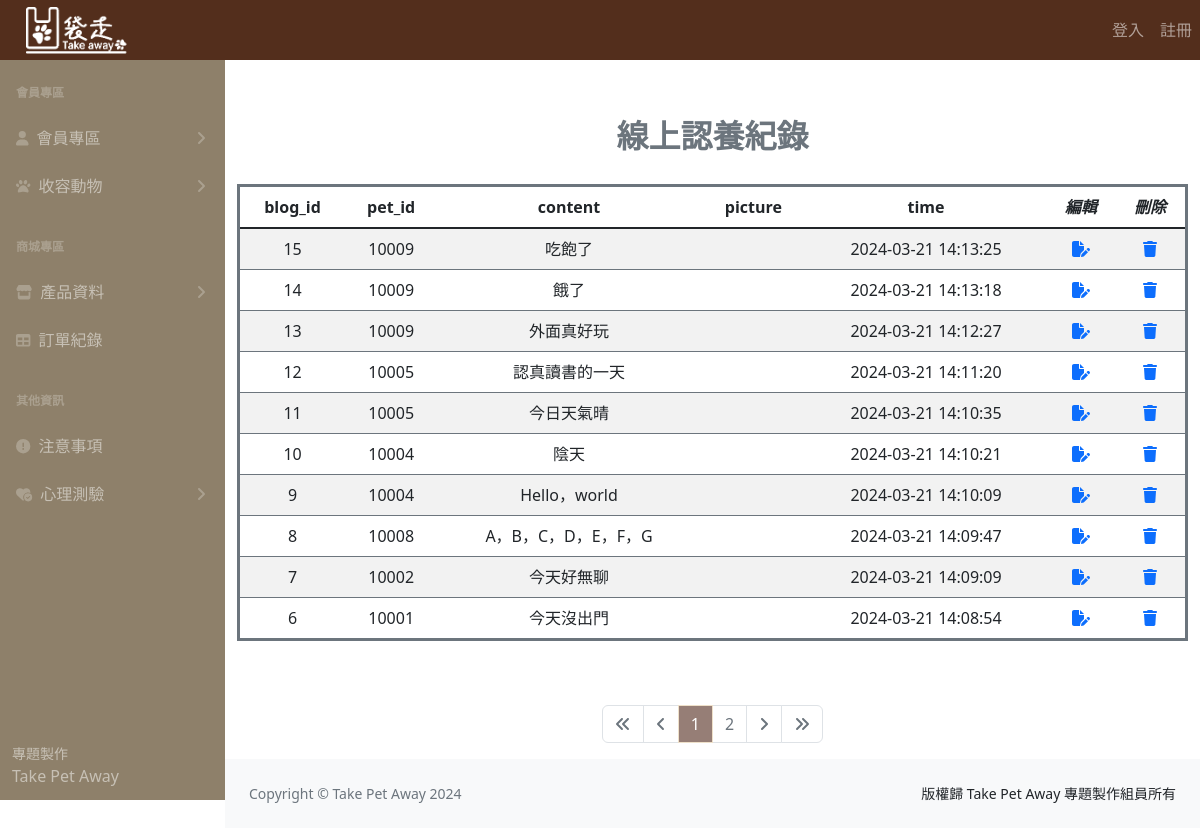
The page /blog.php on the database as committed earlier.
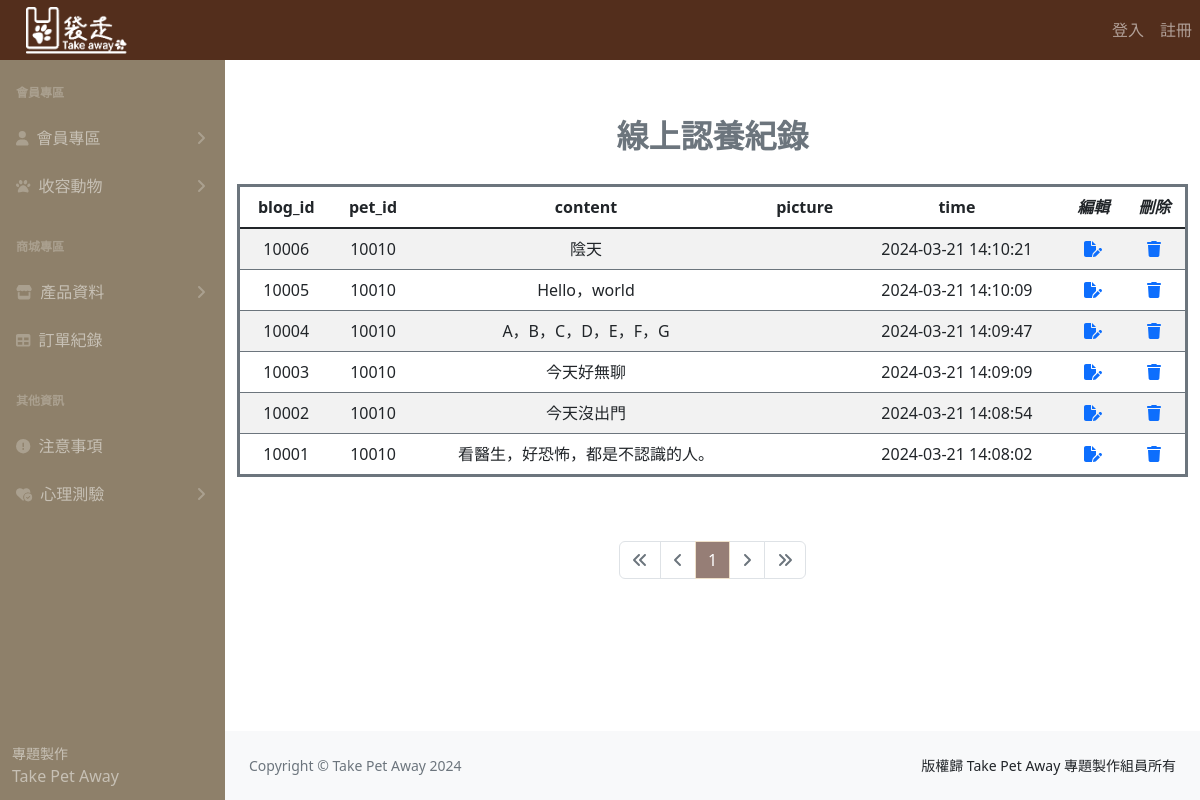
The same page on the database as committed later.
### tables this page shows
CREATE TABLE `blog` (
  `blog_id` int(11) NOT NULL,
  `pet_id` int(11) NOT NULL,
  `content` varchar(100) NOT NULL,
  `pic1` varchar(100) DEFAULT NULL,
  `pic2` varchar(100) DEFAULT NULL,
  `pic3` varchar(100) DEFAULT NULL,
  `pic4` varchar(100) DEFAULT NULL,
  `pic5` varchar(100) DEFAULT NULL,
  `time` datetime NOT NULL
);

### blog.php (the view, shortened to what this page needs)
<?php
require __DIR__ . '/parts/pdo-connect.php';
$page = isset($_GET['page']) ? intval($_GET['page']) : 1;
$perPage = 10;
$total_sql = "SELECT COUNT(1) FROM blog";
$total_stmt = $pdo->query($total_sql);
$totalRows = $total_stmt->fetch(PDO::FETCH_NUM)[0];
$totalPages = ceil($totalRows / $perPage);
$rows = [];
if ($totalRows > 0) {
  $sql = sprintf("SELECT * FROM blog ORDER BY blog_id DESC LIMIT %s, %s", ($page - 1) * $perPage, $perPage);
  $rows = $pdo->query($sql)->fetchAll();
}
?>
<?php include __DIR__ . '/parts/1_head.php' ?>
<?php include __DIR__ . '/parts/2_nav.php' ?>
<?php include __DIR__ . '/parts/3_side_nav.php' ?>
<div class="container">
  <div class="row">
    <h3 class="text-center mt-5 fw-bold lh-lg text-secondary fs-2">線上認養紀錄</h3>
    <div class="col">
      <table class="table table-striped table-hover mt-2 border border-3 border-secondary">
        <thead>
          <tr class="text-center">
            <th>blog_id</th>
            <th>pet_id</th>
            <th>content</th>
            <th>picture</th>
            <th>time</th>
            <th><i>編輯</i></th>
            <th><i>刪除</i></th>
          </tr>
        </thead>
        <tbody class="table-group-divider">
          <?php foreach ($rows as $r) : ?>
            <tr class="text-center">
              <td><?= $r['blog_id'] ?></td>
              <td><?= $r['pet_id'] ?></td>
              <td><?= $r['content'] ?></td>
              <td>
                <div><img style="width: 50px;" src="uploads/<?= $r['pic'] ?>" alt=""> </div>
              </td>
              <td><?= $r['time'] ?></td>
              <td>
                <a href="blog_edit.php?blog_id=<?= $r['blog_id'] ?>">
                  <i class="fa-solid fa-file-pen"></i>
                </a>
              </td>
              <td>
                <a href="javascript: deleteOne(<?= $r['blog_id'] ?>)">
                  <i class="fa-solid fa-trash"></i>
                </a>
              </td>
            </tr>
          <?php endforeach ?>
        </tbody>
      </table>
    </div>
  </div>
  <div class="row mt-5">
    <div class="col d-flex justify-content-center">
      <nav aria-label="Page navigation example">
        <ul class="pagination">
          <li class="page-item <?= $page == 1 ? 'disabled' : '' ?>">
            <a class="page-link" href="?page=1">
              <i class="fa-solid fa-angles-left"></i>
            </a>
          </li>
          <li class="page-item <?= $page == 1 ? 'disabled' : '' ?>">
            <a class="page-link" href="?page=<?= $page - 1 ?>">
              <i class="fa-solid fa-angle-left"></i>
            </a>
          </li>
          <?php for ($i = $page - 5; $i <= $page + 5; $i++) : ?>
            <?php if ($i >= 1 and $i <= $totalPages) : ?>
              <li class="page-item  <?= $i != $page ?: 'active' ?>">
                <a class="page-link bd-secondary" href="?page=<?= $i ?>"><?= $i ?></a>
              </li>
            <?php endif ?>
          <?php endfor ?>
          <li class="page-item <?= $page == $totalPages ? 'disabled' : '' ?>">
            <a class="page-link" href="?page=<?= $page + 1 ?>">
              <i class="fa-solid fa-angle-right"></i>
            </a>
          </li>
          <li class="page-item <?= $page == $totalPages ? 'disabled' : '' ?>">
            <a class="page-link" href="?page=<?= $totalPages ?>">
              <i class="fa-solid fa-angles-right"></i>
            </a>
          </li>
        </ul>
      </nav>
    </div>
  </div>
</div>
<?php include __DIR__ . '/parts/4_footer.php' ?>
<?php include __DIR__ . '/parts/6_foot.php' ?>

Rows that differ between the two databases and show on the page:
removed blog: blog_id "15", pet "10009", content "吃飽了", time "2024-03-21 14:13:25"
removed blog: blog_id "14", pet "10009", content "餓了", time "2024-03-21 14:13:18"
removed blog: blog_id "13", pet "10009", content "外面真好玩", time "2024-03-21 14:12:27"
removed blog: blog_id "12", pet "10005", content "認真讀書的一天", time "2024-03-21 14:11:20"
removed blog: blog_id "11", pet "10005", content "今日天氣晴", time "2024-03-21 14:10:35"
removed blog: blog_id "10", pet "10004", content "陰天", time "2024-03-21 14:10:21"
removed blog: blog_id "9", pet "10004", content "Hello，world", time "2024-03-21 14:10:09"
removed blog: blog_id "8", pet "10008", content "A，B，C，D，E，F，G", time "2024-03-21 14:09:47"
removed blog: blog_id "7", pet "10002", content "今天好無聊", time "2024-03-21 14:09:09"
removed blog: blog_id "6", pet "10001", content "今天沒出門", time "2024-03-21 14:08:54"
added blog: blog_id "10006", pet "10010", content "陰天", time "2024-03-21 14:10:21"
added blog: blog_id "10005", pet "10010", content "Hello，world", time "2024-03-21 14:10:09"
added blog: blog_id "10004", pet "10010", content "A，B，C，D，E，F，G", time "2024-03-21 14:09:47"
added blog: blog_id "10003", pet "10010", content "今天好無聊", time "2024-03-21 14:09:09"
added blog: blog_id "10002", pet "10010", content "今天沒出門", time "2024-03-21 14:08:54"
added blog: blog_id "10001", pet "10010", content "看醫生，好恐怖，都是不認識的人。", time "2024-03-21 14:08:02"
Other text that changed with them:
list line gone: "2"
